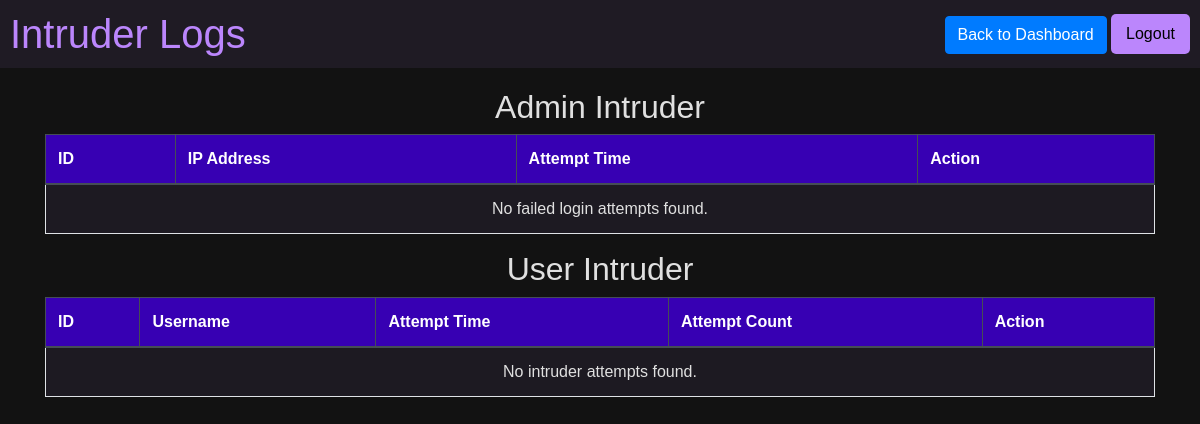
The page /intruder_logs.php on the database as committed earlier.
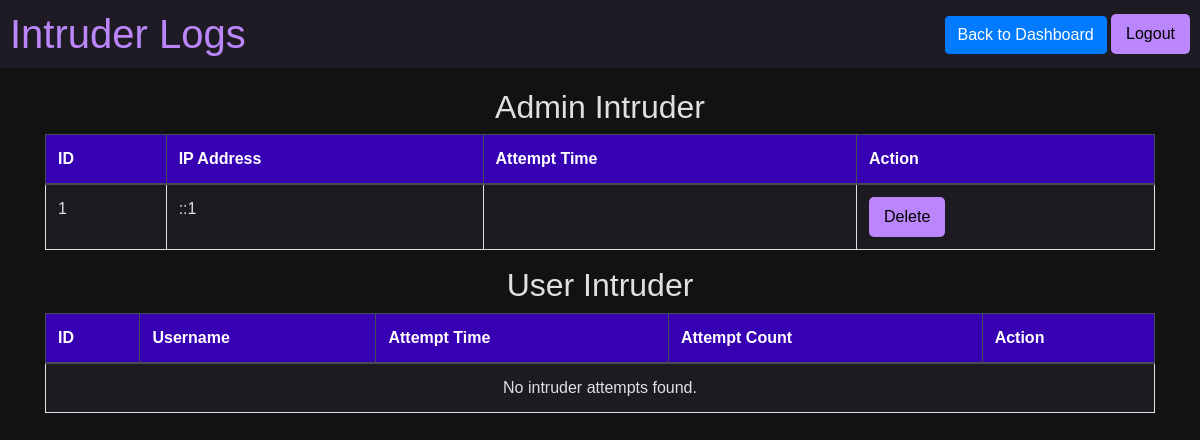
The same page on the database as committed later.
### tables this page shows
CREATE TABLE `failed_attempts` (
  `id` int(11) NOT NULL,
  `ip_address` varchar(45) NOT NULL,
  `attempt_time` datetime NOT NULL DEFAULT current_timestamp()
);

### intruder_logs.php (the view, shortened to what this page needs)
<?php
require_once "config.php";
$sql_failed = "SELECT id, ip_address, FROM_UNIXTIME(attempt_time) as attempt_time FROM failed_attempts ORDER BY attempt_time DESC";
$stmt_failed = $pdo->prepare($sql_failed);
$stmt_failed->execute();
$failed_attempts = $stmt_failed->fetchAll(PDO::FETCH_ASSOC);
$sql_intruders = "SELECT id, username, attempt_time, attempt_count FROM intruders ORDER BY attempt_time DESC";
$stmt_intruders = $pdo->prepare($sql_intruders);
$stmt_intruders->execute();
$intruders = $stmt_intruders->fetchAll(PDO::FETCH_ASSOC);
?>
<!DOCTYPE html>
<html lang="en">
<head>
    <link rel="stylesheet" href="https://stackpath.bootstrapcdn.com/bootstrap/4.5.2/css/bootstrap.min.css">
</head>
<body>
<div class="navbar">
    <h1>Intruder Logs</h1>
    <form action="logout.php" method="post">
        <a class="btn btn-primary" href="admin_dashboard.php">Back to Dashboard</a>
        <button type="submit" class="btn-logout">Logout</button>
    </form>
</div>
<div class="container">
    <h2 class="text-center">Admin Intruder</h2>
    <table class="table table-bordered table-striped">
        <thead class="thead-dark">
            <tr>
                <th>ID</th>
                <th>IP Address</th>
                <th>Attempt Time</th>
                <th>Action</th>
            </tr>
        </thead>
        <tbody>
            <?php if (count($failed_attempts) > 0): ?>
                <?php foreach ($failed_attempts as $attempt): ?>
                    <tr>
                        <td><?= htmlspecialchars($attempt['id']); ?></td>
                        <td><?= htmlspecialchars($attempt['ip_address']); ?></td>
                        <td><?= htmlspecialchars($attempt['attempt_time']); ?></td>
                        <td>
                            <form method="POST">
                                <button type="button" class="btn-delete" onclick="confirmDelete(this.form)">Delete</button>
                            </form>
                        </td>
                    </tr>
                <?php endforeach; ?>
            <?php else: ?>
                <tr>
                    <td colspan="4" class="text-center">No failed login attempts found.</td>
                </tr>
            <?php endif; ?>
        </tbody>
    </table>
    <h2 class="text-center">User Intruder</h2>
    <table class="table table-bordered table-striped">
        <thead class="thead-dark">
            <tr>
                <th>ID</th>
                <th>Username</th>
                <th>Attempt Time</th>
                <th>Attempt Count</th>
                <th>Action</th>
            </tr>
        </thead>
        <tbody>
            <?php if (count($intruders) > 0): ?>
                <?php foreach ($intruders as $intruder): ?>
                    <tr>
                        <td><?= htmlspecialchars($intruder['id']); ?></td>
                        <td><?= htmlspecialchars($intruder['username']); ?></td>
                        <td><?= htmlspecialchars($intruder['attempt_time']); ?></td>
                        <td><?= htmlspecialchars($intruder['attempt_count']); ?></td>
                        <td>
                            <form method="POST">
                                <input type="hidden" name="delete_id" value="<?= $intruder['id']; ?>">
                                <input type="hidden" name="delete_table" value="intruders">
                                <button type="button" class="btn-delete" onclick="confirmDelete(this.form)">Delete</button>
                            </form>
                        </td>
                    </tr>
                <?php endforeach; ?>
            <?php else: ?>
                <tr>
                    <td colspan="5" class="text-center">No intruder attempts found.</td>
                </tr>
            <?php endif; ?>
        </tbody>
    </table>
</div>
</body>
</html>

### intruder_logs.php (style rules this page uses)
body { background-color: #121212; color: #e0e0e0; font-family: Arial, sans-serif; }
.navbar { background-color: #1f1b24; padding: 10px; text-align: center; }
.navbar h1 { color: #bb86fc; margin: 0; }
.container { margin-top: 20px; }
.table { background-color: #1f1b24; color: #e0e0e0; }
.thead-dark th { background-color: #3700b3 !important; }
.btn-logout, .btn-delete { background-color: #bb86fc; border: none; padding: 8px 15px; border-radius: 5px; cursor: pointer; transition: background 0.3s; }

Rows that differ between the two databases and show on the page:
added failed_attempts: id "1", ip_address "::1"
Other text that changed with them:
text no longer shown: "No failed login attempts found."
